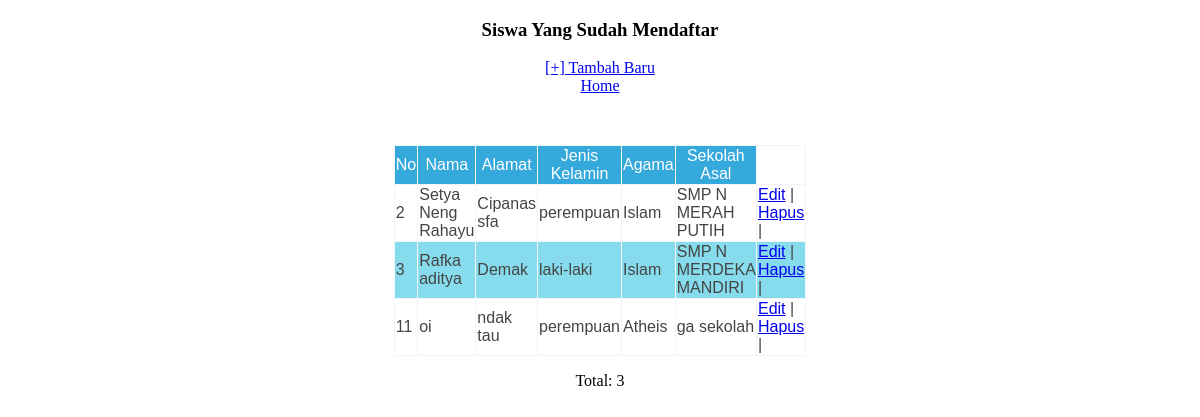
Page /list-siswa.php on the committed database.
### tables this page shows
CREATE TABLE `pendaftaran_siswa2` (
  `id` int(11) NOT NULL,
  `nama` varchar(50) NOT NULL,
  `alamat` varchar(50) NOT NULL,
  `jenis_kelamin` varchar(30) NOT NULL,
  `agama` varchar(20) NOT NULL,
  `sekolah_asal` varchar(50) NOT NULL
);

### list-siswa.php (the view, shortened to what this page needs)
<?php include("config.php"); ?>
<!DOCTYPE html>
<html>
<head>
</head>
<body>
	<center>
	<header>
		<h3>Siswa Yang Sudah Mendaftar</h3>
	</header>
	<nav>
		<a href="form-daftar.php">[+] Tambah Baru</a>
	</nav>
	<a href="home.php">Home</a>
	<br>
	<table border="1">
	<thead>
		<tr>
			<th>No</th>
			<th>Nama</th>
			<th>Alamat</th>
			<th>Jenis Kelamin</th>
			<th>Agama</th>
			<th>Sekolah Asal</th>
		</tr>
	</thead>
	<center>
	<tbody>
		<?php
		$sql = "SELECT * FROM pendaftaran_siswa2";
		$query = mysqli_query($db, $sql);
		while($siswa = mysqli_fetch_array($query)){
			echo "<tr>";
			echo "<td>".$siswa['id']."</td>";
			echo "<td>".$siswa['nama']."</td>";
			echo "<td>".$siswa['alamat']."</td>";
			echo "<td>".$siswa['jenis_kelamin']."</td>";
			echo "<td>".$siswa['agama']."</td>";
			echo "<td>".$siswa['sekolah_asal']."</td>";
			echo "<td>";
			echo "<a href='form-edit.php?id=".$siswa['id']."'>Edit</a> | ";
			echo "<a href='hapus.php?id=".$siswa['id']."'>Hapus</a> | ";
			echo "</td>";
			echo "</tr>";
		}
		?>
	</tbody>
	</table>
	<p>Total: <?php echo mysqli_num_rows($query) ?></p>
	</body>
</html>

### list-siswa.php (style rules this page uses)
table { font-family: sans-serif; color: #444; border-collapse: collapse; width: 70px; border:1px solid #f2f5f7; margin-top: 50px; }
table tr th { background:#35a9db; color:#fff; font-weight:normal; }
table tr:nth-child(even) { background:#86dcec; }

### rows in the picture
pendaftaran_siswa2: id "2", nama "Setya Neng Rahayu", alamat "Cipanas sfa", jenis_kelamin "perempuan", agama "Islam", sekolah_asal "SMP N MERAH PUTIH"
pendaftaran_siswa2: id "3", nama "Rafka aditya", alamat "Demak", jenis_kelamin "laki-laki", agama "Islam", sekolah_asal "SMP N MERDEKA MANDIRI"
pendaftaran_siswa2: id "11", nama "oi", alamat "ndak tau", jenis_kelamin "perempuan", agama "Atheis", sekolah_asal "ga sekolah"

### other values in the picture
mysqli_num_rows($query) "3"
